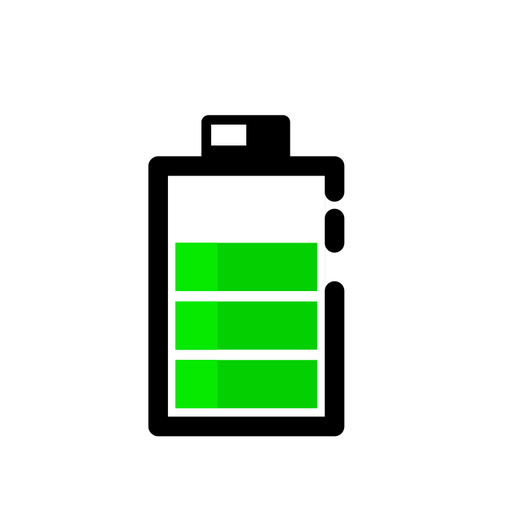
#> input picture assets/HonorBatteryGuard.png, 512 x 512 px, found by its file name
$ python probe_tray.py
#> lines starting #> are read from the running program, lines starting #| are printed output that depends on the picture
# HonorBatteryGuard — 工具脚本（构建 / 测试 / 探针）
# Copyright (c) 2026 feixu0530
# SPDX-License-Identifier: MIT
# 基于 MIT 协议开源；复制/修改/分发须保留版权与许可声明（注明出处）。
"""诊断 pystray 是否真的向 Shell 添加了托盘图标（拦截 Shell_NotifyIcon 返回值）。"""
from __future__ import annotations

import time
from pathlib import Path

from PIL import Image, ImageGrab
import pystray
import pystray._win32 as backend

ROOT = Path(__file__).resolve().parent.parent
IMG = ROOT / "dev" / "HonorBatteryGuard.png"
SHOT = ROOT / "temp" / "tray_probe.png"

orig = backend.win32.Shell_NotifyIcon
calls = []


def spy(code, data):
    ret = orig(code, data)
    calls.append({"code": code, "ret": bool(ret), "hwnd": getattr(data, "hWnd", None)})
    return ret


backend.win32.Shell_NotifyIcon = spy

image = Image.open(IMG).convert("RGBA").resize((64, 64), Image.LANCZOS)
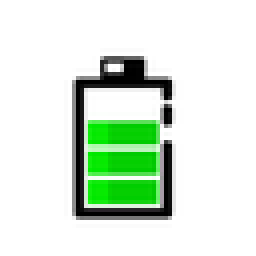
#> image: PIL image 64x64 RGBA (shown 4 times larger); mean R, G, B, A 211.3, 227.6, 211.1, 245.2; transparent parts drawn white
icon = pystray.Icon("HBGProbe", image, "HBG-PROBE-TRAY",
#> (the run stopped early here; a loop or call above may not have finished)
